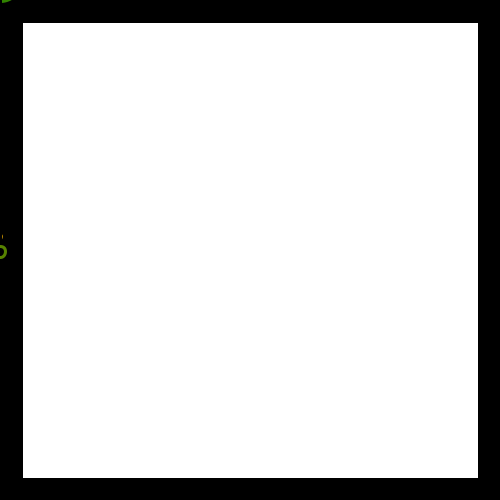
Frame 1 (no input)
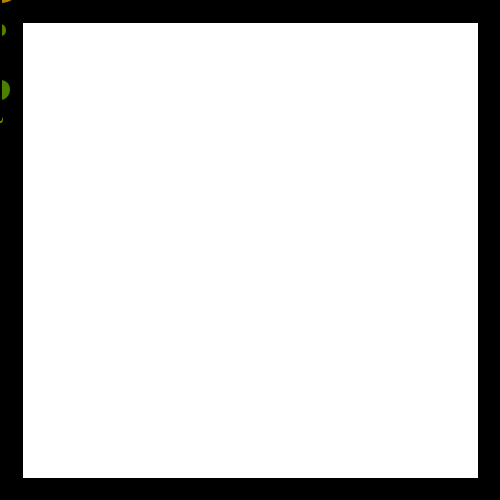
Frame 60 (the mouse pressed at the canvas centre just before this capture)
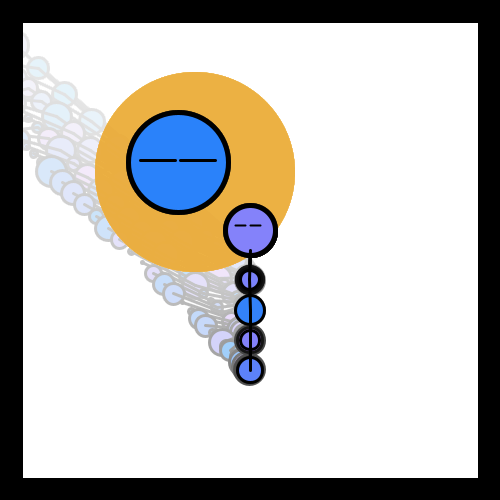
Frame 120 (the mouse held since frame 60 and released just before this capture)

The Processing sketch that drew these frames (run headless with seeded random() and noise(); from frame 60 on, the mouse is pressed at the canvas centre):

// Processing sketch: processing_54959
// ── processing_54959.pde

/*/learned how to do the chain from
<http://processing.org/learning/topics/chain.html> /*/
 
Spring2D s1, s2, s3, s4;
 
//movement of the objects
float gravity = 6.0;
float mass = 2.0;
 
int value=color(0,255,0); //color of the objects
int blink=0; //to control blinking
 
  
void setup() {
  size(500, 500); //size of the canvas
  background(255); //initial background color
  smooth(); //smooth lines
  

   
  //Inputs: x, y, mass, gravity
  s1 = new Spring2D(0.0, width/2, mass, gravity);
  s2 = new Spring2D(0.0, width/2, mass, gravity);
  s3 = new Spring2D(0.0, width/2, mass, gravity);
  s4 = new Spring2D(0.0, width/2, mass, gravity);
}
 
void draw(){
  rectMode(CORNER);
  stroke(0); //stroke color, black
  strokeWeight(25);
  fill(255,255,250,10); //square color and its opacity (over the background)
  rect(10,10,480,480); //square over the background
  smooth();
 
  //yellow
  noStroke();
  smooth(); //smooth the line
  fill(232,170,mouseX-200,80);
  ellipse(mouseX-55,mouseY-78,200,200);
   
  //big head
  strokeWeight(5); //thickness of the stroke
  smooth();
  stroke(0);
  fill(random(190),130,mouseX);
  ellipse(mouseX-72,mouseY-88,100,100);

  //small head
  smooth();
  fill(random(190),130,mouseX);
  ellipse(mouseX,mouseY-20,50,50);

  /*connects objects together and links them with the line, each object follows
  the previous one/*/
  s1.update(mouseX, mouseY);
  s1.display(mouseX, mouseY);
  s2.update(s1.x, s1.y);
  s2.display(s1.x, s1.y);
  s3.update(s2.x, s2.y);
  s3.display(s2.x, s2.y);
  s4.update(s3.x, s3.y);
  s4.display(s3.x, s3.y);
  
  if (blink==0) {  
   strokeWeight(5); //thickness of the stroke
   fill(255); //color (black)
   ellipse(mouseX-90,mouseY-90,40,40);
   fill(0); //color (white)
   ellipse(mouseX-85,mouseY-85,20,20);
   
    //right eye
   strokeWeight(5); //thickness of the stroke
   fill(255);
   ellipse(mouseX-50,mouseY-90,40,40);
   fill(0);
   ellipse(mouseX-45,mouseY-85,20,20);
  
   //small left eye
   strokeWeight(5); //thickness of the stroke
   fill(255);
   ellipse(mouseX-10,mouseY-25,15,15);
   fill(0);
   ellipse(mouseX-12,mouseY-27,5,5);
  
   //small right eye
   strokeWeight(5); //thickness of the stroke
   fill(255);
   ellipse(mouseX+5,mouseY-25,15,15);
   fill(0);
   ellipse(mouseX+3,mouseY-27,5,5);
  
  
   } else { //draw line (replaces the eye)
    stroke(0);
    strokeWeight(3);
    line(mouseX-110, mouseY-90, mouseX-75,mouseY-90);
    line(mouseX-70, mouseY-90, mouseX-35,mouseY-90);
    strokeWeight(2);
    line(mouseX-15,mouseY-25,mouseX-5,mouseY-25);
    line(mouseX,mouseY-25,mouseX+10,mouseY-25);
   }
}
 
class Spring2D {
  float vx, vy; // The x- and y-axis velocities
  float x, y; // The x- and y-coordinates
  //movement of the object
  float gravity;
  float mass;
  //radius of the ellipse
  float radius = 20;
  float stiffness = 0.2;
  float damping = 0.6; //controls speed
   
  //stating each value
  Spring2D(float xpos, float ypos, float m, float g) {
    x = xpos;
    y = ypos;
    mass = m;
    gravity = g;
  }
   
//controls movement of the ellipses
void update(float targetX, float targetY) {
    float forceX = (targetX - x) * stiffness;
    float ax = forceX / mass;
    vx = damping * (vx + ax);
    x += vx;
    float forceY = (targetY - y) * stiffness;
    forceY += gravity; //objects will not jump into position s1
    float ay = forceY / mass;
    vy = damping * (vy + ay);
    y += vy;
}
   
void display(float nx, float ny) {
    //noStroke(); //no stroke around the ellipses on the body
    strokeWeight(3); //thickness of the stroke
    smooth(); //smooth the line
    fill(random(190),130,mouseX); //random colors for the body
     
    /*/the size of the diameter of the ellipses that constantly changes,
   learned from <http://www.openprocessing.org/sketch/1933> /*/
    float diametro = random (2,30);
    ellipse (x, y, diametro, diametro); //the body (4 ellipses)
 
   
    stroke(0); //stroke is black
    strokeWeight(3); //thickness of the stroke
    smooth(); //smooth the line
    line(x, y, nx, ny); //line through the body
     
    //line(x, y, nx-50, ny-50); //legs
  }
}


/*/void keyPressed() {
  if (key==' ') {
    value = color(random(255),random(255),random(255));
  } 
  else {
    value = color(random(255),random(255),random(255));
  }
} /*/

//replaces the eyes with lines when mouse is pressed
void mousePressed(){
  if (blink==0){
    blink=1;
  } else {blink=1;
    }
}

//replaces the lines with eyes when mouse is released
void mouseReleased(){
  if (blink==1){
    blink=0;
  } else{blink=0;
    }
}
